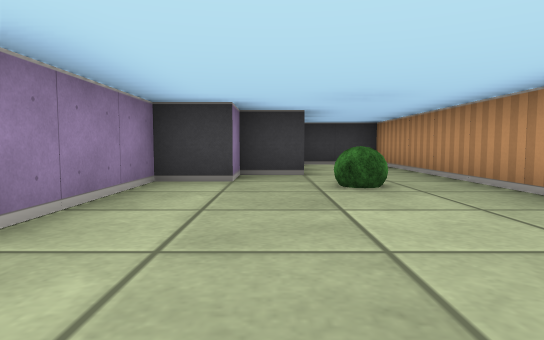
view 1 (above)

23 first-person views from a walk through a cub3D ray-caster map. The camera is about half as high as the walls, tilts 4° down and sees 75° across. The floor is counted in squares. Each view is taken from the middle of a square. On the plan, view 1 faces up. The plan holds only what a view shows up to about 9 squares ahead; the rest is blank.

view 2
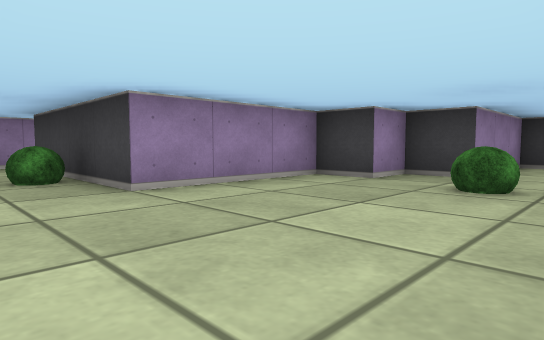

view 3
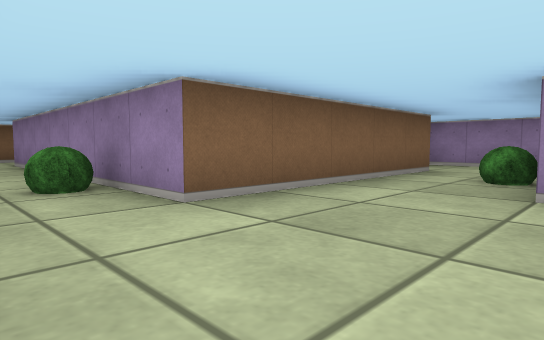

view 4
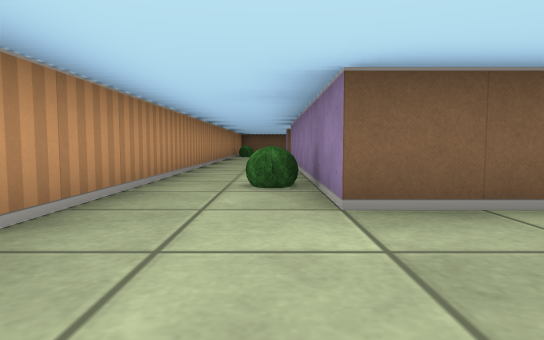

view 5
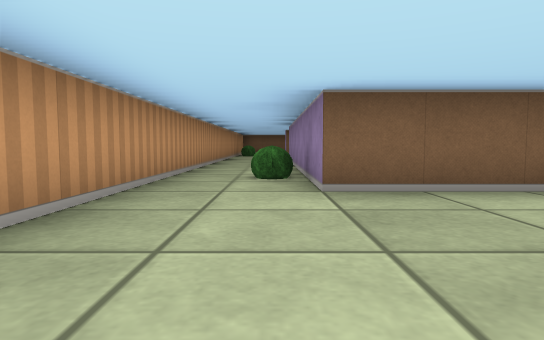

view 6
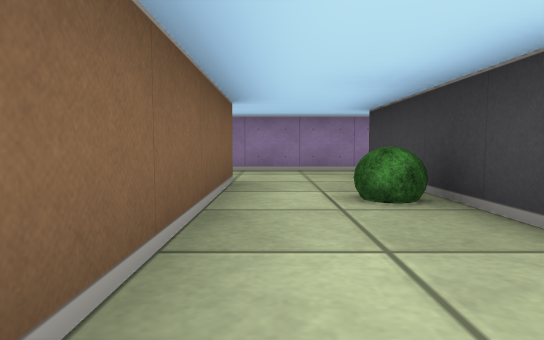

view 7
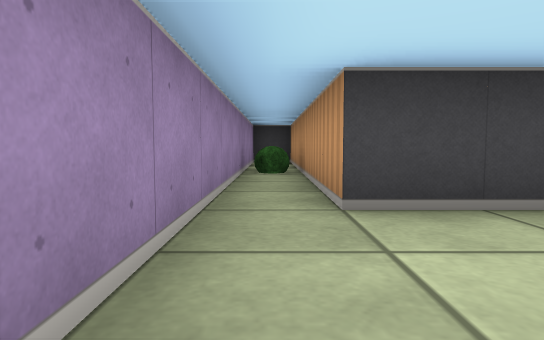

view 8
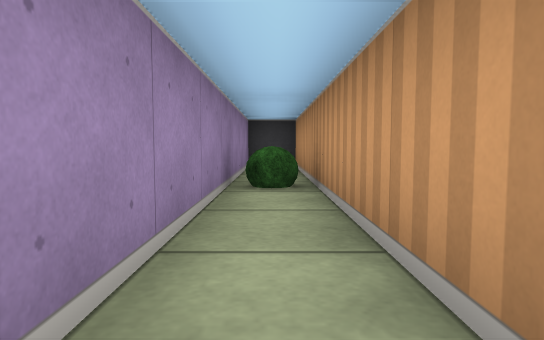

view 9
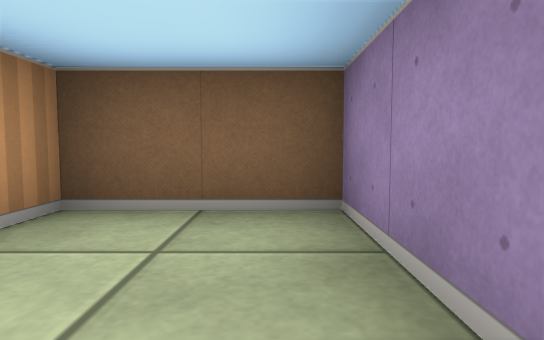

view 10
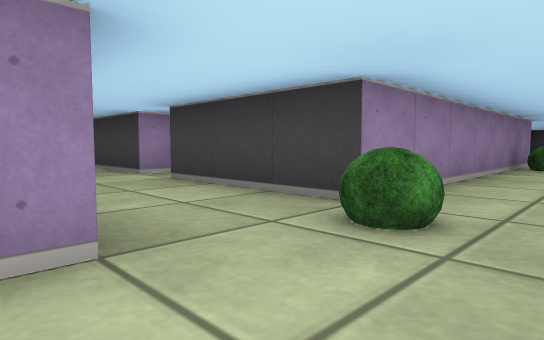

view 11
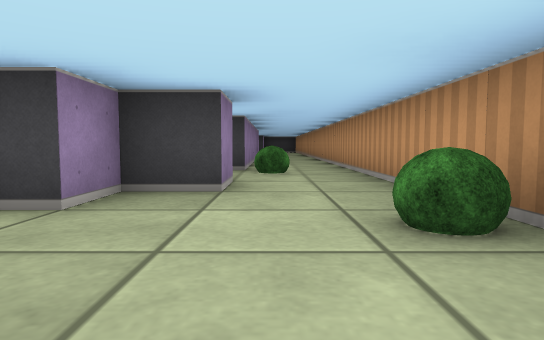

view 12
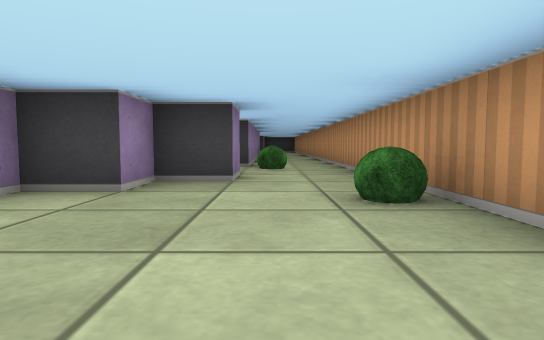

view 13
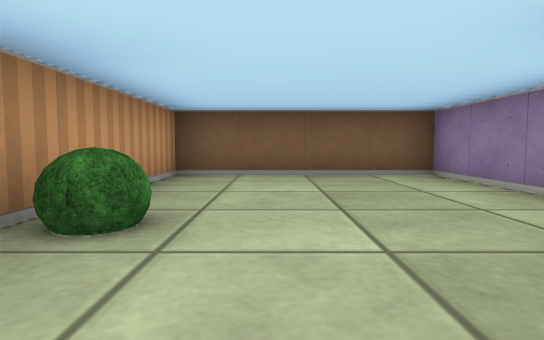

view 14
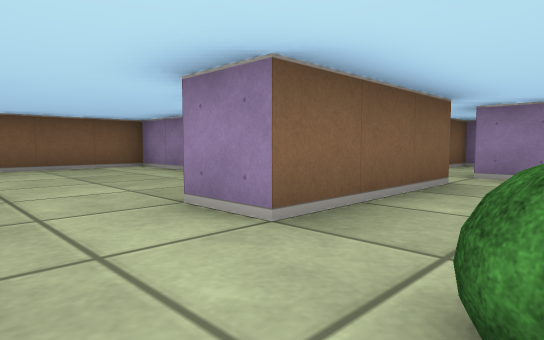

view 15
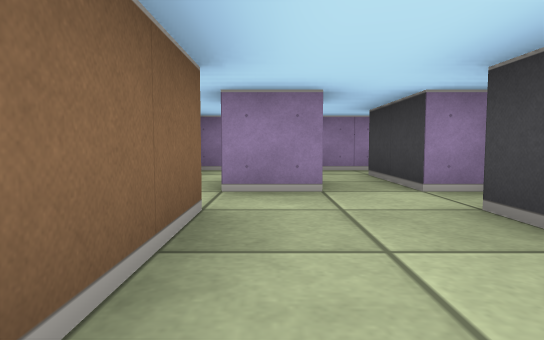

view 16
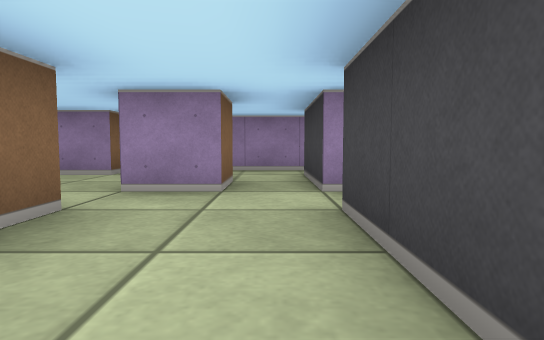

view 17
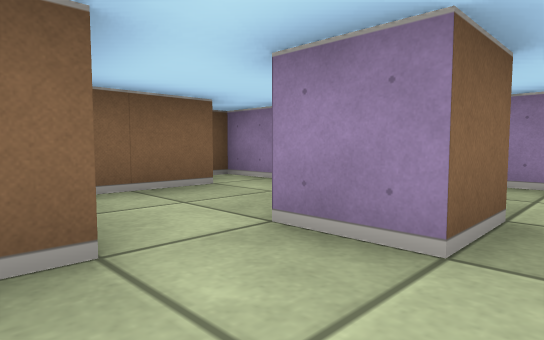

view 18
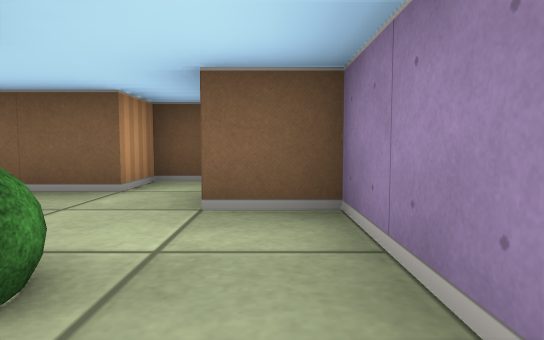

view 19
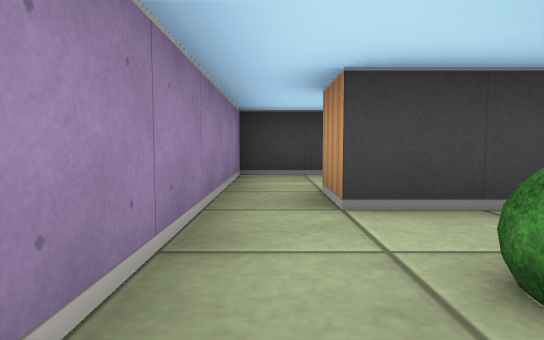

view 20
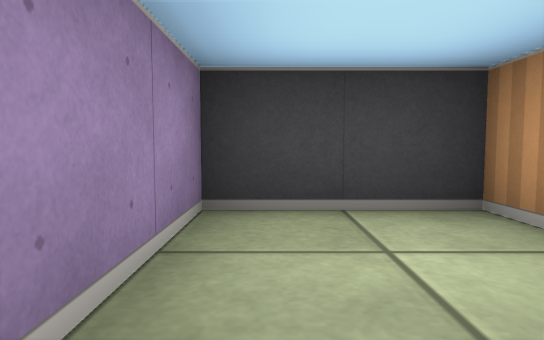

view 21
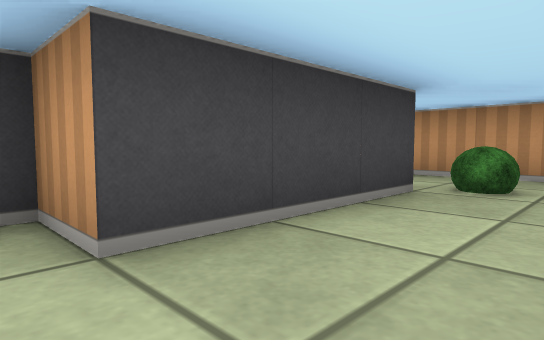

view 22
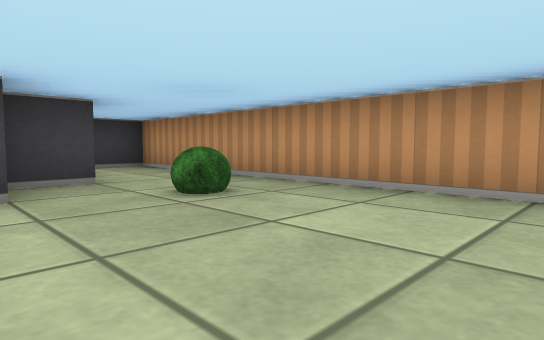

view 23
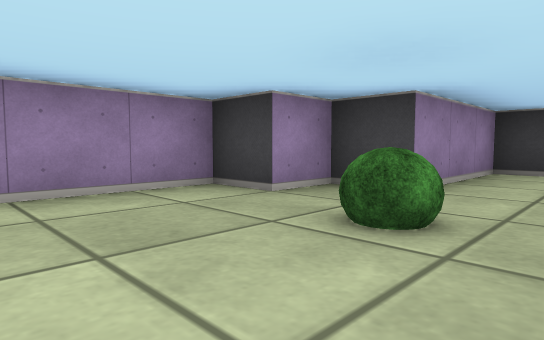

### Floor plan
Ten units are one square. View 1 is at (0, 0); x grows to the right and y downward. Boxes are objects, and circles mark ways between rooms. Rooms are numbered by the first view taken in them; rooms with no view inside come last. Other rooms are left out.
<svg viewBox="-70 -90 100 250">
<path fill="none" stroke="#000" d="M-45 5 5 5 5 65M-65 -69 -65 15 -45 15 -45 9M25 65 25 -85 5 -85 5 -55 -5 -55 -5 -45 -15 -45 -15 -15 -55 -15 -55 -70M5 95 5 105 -5 105 -5 115 -15 115 -15 155 25 155 25 95M-26 95 5 95M-45 85 -35 85 -35 95M-35 69 -35 75 -55 75 -55 65M-65 65 -65 105 -55 105 -55 125 -45 125 -45 115 -31 115M5 65 5 75 -25 75 -25 65M25 95 25 65M-45 51 -45 45 -65 45 -65 65"/>
<rect x="-65" y="-55" width="10" height="10" fill="#bbb"><title>bush</title></rect>
<rect x="-35" y="-15" width="10" height="10" fill="#bbb"><title>bush</title></rect>
<rect x="5" y="15" width="10" height="10" fill="#bbb"><title>bush</title></rect>
<rect x="5" y="-45" width="10" height="10" fill="#bbb"><title>bush</title></rect>
<rect x="15" y="115" width="10" height="10" fill="#bbb"><title>bush</title></rect>
<rect x="-55" y="85" width="10" height="10" fill="#bbb"><title>bush</title></rect>
<rect x="5" y="75" width="10" height="10" fill="#bbb"><title>bush</title></rect>
<circle cx="20" cy="70" r="3" fill="#2a7"/>
<circle cx="15" cy="90" r="3" fill="#2a7"/>
<circle cx="-60" cy="60" r="3" fill="#2a7"/>
<text x="-10" y="-10">1</text>
<text x="10" y="130">2</text>
<text x="-30" y="90">3</text>
<text x="-60" y="50">4</text>
</svg>
Room 1 opens to room 3. Room 2 opens to room 3. Room 3 opens to room 4.

Where each view was taken, in squares from view 1:
view 1: 0 up, 0 right, facing up
view 2: 0 up, 2 right, facing up-left
view 3: 2 up, 2 right, facing down-left
view 4: 2 up, 1 right, facing down
view 5: 3 up, 1 right, facing down
view 6: 0 up, 0 right, facing left
view 7: 1 down, 6 left, facing up
view 8: 1 up, 6 left, facing up
view 9: 1 up, 6 left, facing down
view 10: 10 down, 2 right, facing up-left
view 11: 14 down, 1 right, facing up
view 12: 15 down, 1 right, facing up
view 13: 10 down, 1 right, facing down
view 14: 8 down, 2 right, facing down-left
view 15: 9 down, 0 right, facing left
view 16: 8 down, 0 right, facing left
view 17: 8 down, 2 left, facing down-left
view 18: 8 down, 6 left, facing down
view 19: 10 down, 6 left, facing up
view 20: 7 down, 6 left, facing up
view 21: 9 down, 3 left, facing up-right
view 22: 1 up, 1 left, facing up-right
view 23: 2 up, 2 right, facing up-left
